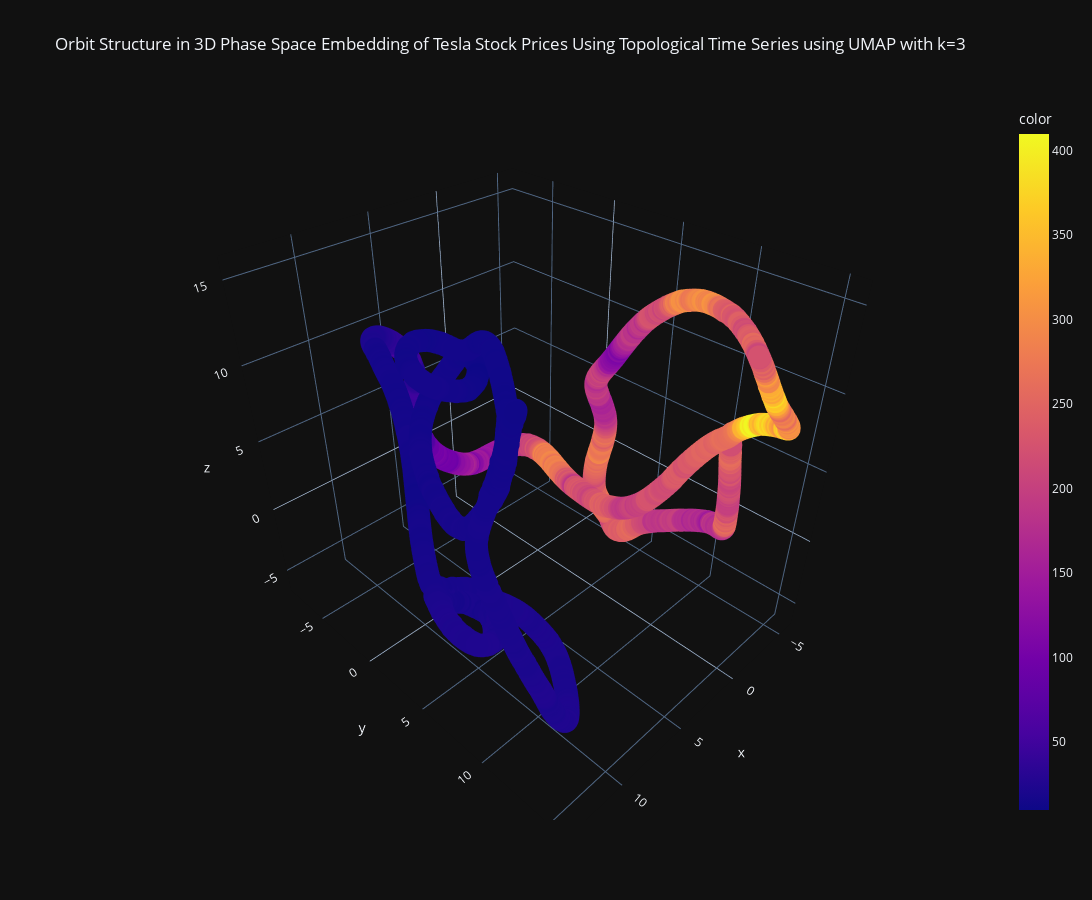

Write notebook code for a chart like this one.
### Code cell
fig = px.scatter_3d(
    x=umaps[:, 0], y=umaps[:, 1], z=umaps[:, 2],

    color=historical_data["Close"][len(historical_data)-len(umaps):], 

    width=1400, height=900, 

    title="Orbit Structure in 3D Phase Space Embedding of Tesla Stock Prices Using Topological Time Series using UMAP with k=3"
).update_layout(
    template="plotly_dark",
    
)

fig.show()

### Figure 1 — Plotly figure (JSON) as saved in the notebook; plotly's stock layout.template omitted (floating-point values rounded to 4 significant figures; data arrays with more than 128 entries replaced by an {"elided": "..."} marker saying what was removed)
{"data": [{"hovertemplate": "x=%{x}<br>y=%{y}<br>z=%{z}<br>color=%{marker.color}<extra></extra>", "legendgroup": "", "marker": {"color": {"elided": "2418 float values"}, "coloraxis": "coloraxis", "symbol": "circle"}, "mode": "markers", "name": "", "scene": "scene", "showlegend": false, "type": "scatter3d", "x": {"elided": "2418 float values"}, "y": {"elided": "2418 float values"}, "z": {"elided": "2418 float values"}}], "layout": {"coloraxis": {"colorbar": {"title": {"text": "color"}}, "colorscale": [[0, "#0d0887"], [0.1111, "#46039f"], [0.2222, "#7201a8"], [0.3333, "#9c179e"], [0.4444, "#bd3786"], [0.5556, "#d8576b"], [0.6667, "#ed7953"], [0.7778, "#fb9f3a"], [0.8889, "#fdca26"], [1, "#f0f921"]]}, "height": 900, "legend": {"tracegroupgap": 0}, "scene": {"domain": {"x": [0, 1], "y": [0, 1]}, "xaxis": {"title": {"text": "x"}}, "yaxis": {"title": {"text": "y"}}, "zaxis": {"title": {"text": "z"}}}, "title": {"text": "Orbit Structure in 3D Phase Space Embedding of Tesla Stock Prices Using Topological Time Series using UMAP with k=3"}, "width": 1400}}
